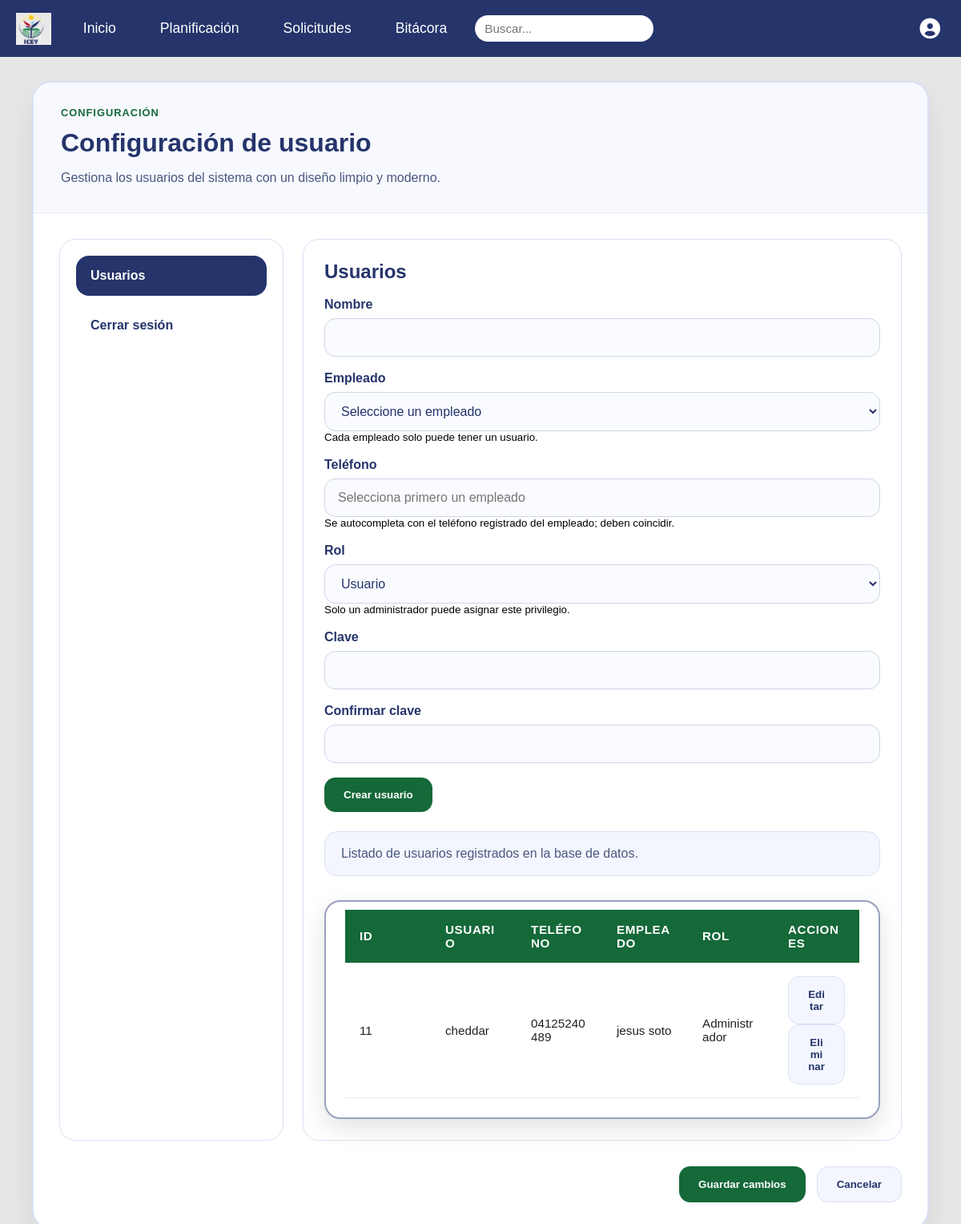
Screenshot of /src/configUser.php (signed in) with the database file from the repository.
### tables this page shows
CREATE TABLE `usuario` (
  `id` int(10) NOT NULL,
  `nombre` varchar(15) NOT NULL,
  `clave` varchar(255) NOT NULL,
  `telefono` varchar(15) DEFAULT NULL,
  `id_empleado` int(11) DEFAULT NULL,
  `rol` enum('administrador','usuario') NOT NULL DEFAULT 'usuario'
);

### include/guardian.php (called while the page is built, shortened)
<?php
function esAdministrador(): bool
{
    $rol = trim(strtolower($_SESSION['user_rol'] ?? ''));
    return $rol === 'administrador';
}
?>

### config/conexion.php (called while the page is built)
<?php
class Conexion {
    private static $host = 'localhost';
    private static $db = 'red_bibliotecas';
    private static $usuario = 'root';
    private static $pswd = '';
    public static function conectar() {
        try {
            $pdo = new PDO('mysql:host=' . self::$host . ';dbname=' . self::$db . ';charset=utf8', self::$usuario, self::$pswd);
            $pdo->setAttribute(PDO::ATTR_ERRMODE, PDO::ERRMODE_EXCEPTION);
            $pdo->exec("SET NAMES 'utf8'");
            return $pdo;
        } catch (PDOException $e) {
            die('Error de conexión: ' . $e->getMessage());
        }
    }
}
?>

### modelos/usuario.php (called while the page is built, shortened)
<?php
require_once __DIR__ . '/../config/conexion.php';
class Usuario {
public function mostrarUsuarios() {
    $sql = "SELECT
    u.id,
    u.nombre,
    u.telefono,
    u.id_empleado,
    u.rol,
    CONCAT(e.nombre, ' ', e.apellido) AS id_empleado_nombre
FROM usuario u
LEFT JOIN empleado e ON e.id = u.id_empleado
ORDER BY u.nombre";
    $stmt = Conexion::conectar()->prepare($sql);
    $stmt->execute();
    return $stmt->fetchAll(PDO::FETCH_ASSOC);
}
}
?>

### src/configUser.php (the view, shortened to what this page needs)
<?php
include '../include/guardian.php';
include '../include/header.php';
require_once __DIR__ . '/../modelos/usuario.php';
$model = new Usuario();
$esAdmin = esAdministrador();
$usuarios = [];
try {
    $usuarios = $model->mostrarUsuarios();
} catch (Exception $e) {
    $usuarios = [];
}
?>
<!DOCTYPE html>
<html lang="es">
<head>
    <link rel="stylesheet" href="./css/main.css">
    <link rel="stylesheet" href="./css/configuracion.css">
    <link rel="stylesheet" href="./css/fontawesome-all.min.css">
</head>
<body>
    <main class="config-page">
        <div class="config-container">
            <div class="config-card">
                <div class="config-card__header">
                    <div>
                        <span class="config-badge">Configuración</span>
                        <h1>Configuración de usuario</h1>
                        <p>Gestiona los usuarios del sistema con un diseño limpio y moderno.</p>
                    </div>
                </div>
                <div class="config-grid">
                    <aside class="config-menu" aria-label="Menú de configuración">
                        <button type="button" class="config-menu__item active" data-tab="usuarios">Usuarios</button>
                        <button type="button" class="config-menu__item" id="cerrarSesion">Cerrar sesión</button>
                    </aside>
                    <section class="config-details">
                        <div class="config-panel active" id="usuarios">
                            <h2 id="usuario-form-titulo"><?php echo $esAdmin ? 'Usuarios' : 'Mi perfil'; ?></h2>
                            <?php
                                $miUsuario = $esAdmin ? null : ($usuarios[0] ?? null);
                            ?>
                            <form method="POST" action="" id="form-usuario" style="margin-top:16px;">
                                <div class="config-field">
                                    <label for="nuevo_nombre">Nombre</label>
                                    <input id="nuevo_nombre" name="nuevo_nombre" type="text" required
                                           value="<?php echo $esAdmin ? '' : htmlspecialchars($miUsuario['nombre'] ?? ''); ?>">
                                </div>
                                <div class="config-field">
                                    <label for="nuevo_id_empleado">Empleado</label>
                                    <select id="nuevo_id_empleado" name="nuevo_id_empleado" required>
                                        <option value="">Seleccione un empleado</option>
                                    </select>
                                    <small>Cada empleado solo puede tener un usuario.</small>
                                </div>
                                <div class="config-field">
                                    <label for="nuevo_telefono">Teléfono</label>
                                    <input id="nuevo_telefono" name="nuevo_telefono" type="text"
                                           placeholder="Selecciona primero un empleado" required readonly
                                           value="<?php echo $esAdmin ? '' : htmlspecialchars($miUsuario['telefono'] ?? ''); ?>">
                                    <small>Se autocompleta con el teléfono registrado del empleado; deben coincidir.</small>
                                </div>
                                <?php if ($esAdmin): ?>
                                <div class="config-field">
                                    <label for="nuevo_rol">Rol</label>
                                    <select id="nuevo_rol" name="nuevo_rol">
                                        <option value="usuario">Usuario</option>
                                    </select>
                                    <small>Solo un administrador puede asignar este privilegio.</small>
                                </div>
                                <?php endif; ?>
                                <div class="config-field">
                                    <label for="nueva_clave" id="label-clave">
                                        <?php echo $esAdmin ? 'Clave' : 'Nueva clave (dejar en blanco para no cambiarla)'; ?>
                                    </label>
                                    <input id="nueva_clave" name="nueva_clave" type="password">
                                </div>
                                <div class="config-field">
                                    <label for="nueva_clave_confirmacion">Confirmar clave</label>
                                    <input id="nueva_clave_confirmacion" name="nueva_clave_confirmacion" type="password">
                                </div>
                                <button class="btn-save" type="submit" id="btn-guardar-usuario">
                                    <?php echo $esAdmin ? 'Crear usuario' : 'Guardar cambios'; ?>
                                </button>
                            </form>
                            <?php if ($esAdmin): ?>
                            <div class="config-note" style="margin-top:24px;">
                                <p>Listado de usuarios registrados en la base de datos.</p>
                            </div>
                            <div class="tabla__container" style="margin-top:30px;">
                                <table class="tabla-planificacion" style="min-width:0; margin-top:10px;">
                                    <thead>
                                        <tr>
                                            <th>ID</th>
                                            <th>Usuario</th>
                                            <th>Teléfono</th>
                                            <th>Empleado</th>
                                            <th>Rol</th>
                                            <th>Acciones</th>
                                        </tr>
                                    </thead>
                                    <tbody>
                                        <?php if (!empty($usuarios)): ?>
                                            <?php foreach ($usuarios as $u): ?>
                                                <?php
                                                    $empleadoNombre = trim($u['id_empleado_nombre'] ?? '');
                                                    $empleadoNombre = $empleadoNombre !== '' ? $empleadoNombre : 'Sin empleado';
                                                    $rolUsuario = $u['rol'] ?? 'usuario';
                                                ?>
                                                <tr>
                                                    <td><?php echo htmlspecialchars($u['id']); ?></td>
                                                    <td><?php echo htmlspecialchars($u['nombre']); ?></td>
                                                    <td><?php echo htmlspecialchars($u['telefono'] ?? ''); ?></td>
                                                    <td><?php echo htmlspecialchars($empleadoNombre); ?></td>
                                                    <td><?php echo $rolUsuario === 'administrador' ? 'Administrador' : 'Usuario'; ?></td>
                                                    <td>
                                                        <button type="button" class="btn-secondary btn-editar-usuario"
                                                                data-id="<?php echo htmlspecialchars($u['id']); ?>"
                                                                data-nombre="<?php echo htmlspecialchars($u['nombre']); ?>"
                                                                data-telefono="<?php echo htmlspecialchars($u['telefono'] ?? ''); ?>"
                                                                data-id-empleado="<?php echo htmlspecialchars($u['id_empleado'] ?? ''); ?>"
                                                                data-rol="<?php echo htmlspecialchars($rolUsuario); ?>">
                                                            Editar
                                                        </button>
                                                        <form method="POST" action="" style="display:inline;">
                                                            <button class="btn-secondary" type="submit" onclick="return confirm('¿Eliminar este usuario?');">Eliminar</button>
                                                        </form>
                                                    </td>
                                                </tr>
                                            <?php endforeach; ?>
                                        <?php else: ?>
                                            <tr><td colspan="6">No hay usuarios registrados.</td></tr>
                                        <?php endif; ?>
                                    </tbody>
                                </table>
                            </div>
                            <?php endif; ?>
                        </div>
                    </section>
                </div>
                <div class="config-actions">
                    <button class="btn-primary btn-save" type="button">Guardar cambios</button>
                    <button class="btn-secondary" type="button">Cancelar</button>
                </div>
            </div>
        </div>
    </main>
</body>
</html>

### src/css/main.css (style rules this page uses)
* { margin: 0; padding: 0; box-sizing: border-box; }
html, body { box-sizing: border-box; margin: 0; background-color: #e7e7e7; font-family: sans-serif; }
.tabla__container { display: block; margin: 0 auto; height: auto; width: 100%; max-width: 100%; background-color: #ffffff; box-shadow: 0px 10px 30px rgba(0, 0, 0, 0.12); padding: 0px 24px 24px; border-radius: 20px; margin-top: 15px; border: 2px solid #99a0be; overflow-x: auto; }
.tabla-planificacion { border-collapse: collapse; width: 100%; min-width: auto; table-layout: fixed; color: #222222; font-size: 0.95rem; }
td, th { padding: 12px 14px; border-bottom: 1px solid rgba(0, 0, 0, 0.08); word-break: break-word; white-space: normal; overflow-wrap: anywhere; }
thead th { padding: 16px 18px; text-align: left; color: white; background-color: #156939; font-weight: 700; text-transform: uppercase; letter-spacing: 0.04em; }
td, th { padding: 16px 18px; border-bottom: 1px solid rgba(0, 0, 0, 0.08); }
tr { background-color: #ffffff; }

### src/css/configuracion.css (style rules this page uses)
.config-page { min-height: calc(100vh - 80px); padding: 30px 40px 40px; background-color: #e7e7e7; }
.config-container { max-width: 1180px; margin: 0 auto; }
.config-card { background-color: #ffffff; border-radius: 24px; box-shadow: 0 18px 40px rgba(0, 0, 0, 0.08); border: 2px solid #d8e1f3; overflow: hidden; }
.config-card__header { display: flex; justify-content: space-between; align-items: center; gap: 24px; padding: 30px 34px; background-color: #f7f9ff; border-bottom: 1px solid #e6ebf6; }
.config-badge { display: inline-block; margin-bottom: 12px; color: #156939; font-weight: 700; text-transform: uppercase; letter-spacing: 0.08em; font-size: 0.8rem; }
.config-card__header h1 { margin: 0; font-size: 2rem; color: #25346b; }
.config-card__header p { margin: 12px 0 0; color: #4a587e; line-height: 1.6; }
.config-grid { display: grid; grid-template-columns: 280px 1fr; gap: 24px; padding: 32px; }
.config-menu { display: flex; flex-direction: column; gap: 12px; background-color: #fff; border: 1px solid #d8e1f3; border-radius: 20px; padding: 20px; }
.config-menu__item { background: transparent; border: none; width: 100%; text-align: left; padding: 16px 18px; border-radius: 16px; color: #25346b; font-size: 1rem; font-weight: 700; cursor: pointer; transition: background-color 0.2s ease, color 0.2s ease; }
.config-menu__item:hover, .config-menu__item.active { background-color: #25346b; color: #ffffff; }
.config-details { background-color: #ffffff; border: 1px solid #d8e1f3; border-radius: 20px; padding: 26px; }
.config-panel { display: none; }
.config-panel.active { display: block; }
.config-panel h2 { margin-top: 0; font-size: 1.5rem; color: #25346b; margin-bottom: 18px; }
.config-field { margin-bottom: 18px; }
.config-field label { display: block; margin-bottom: 8px; color: #25346b; font-weight: 700; }
.config-details input[type="text"], .config-details input[type="email"], .config-details input[type="tel"], .config-details input[type="password"], .config-details input[type="number"], .config-details select, .config-details textarea { width: 100%; padding: 14px 16px; border-radius: 14px; border: 1px solid #cdd5e5; background-color: #f9fbff; color: #25346b; font-size: 1rem; }
.config-field input[type="text"], .config-field input[type="email"], .config-field input[type="tel"], .config-field input[type="password"] { width: 100%; padding: 14px 16px; border-radius: 14px; border: 1px solid #cdd5e5; background-color: #f9fbff; color: #25346b; font-size: 1rem; }
.config-note { padding: 18px 20px; background-color: #f4f6ff; border-radius: 16px; border: 1px solid #d8e1f3; color: #4a587e; }
.config-actions { display: flex; justify-content: flex-end; gap: 14px; padding: 0 32px 32px; }
.btn-save, .btn-secondary { border-radius: 14px; padding: 14px 24px; border: none; cursor: pointer; font-weight: 700; transition: transform 0.2s ease, box-shadow 0.2s ease; }
.btn-save { background-color: #156939; color: #ffffff; }
.btn-secondary { background-color: #f4f6ff; color: #25346b; border: 1px solid #d8e1f3; }

### rows the page displays
usuario: id "11", nombre "cheddar", telefono "04125240489", empleadoNombre "jesus soto", rol "Administrador"
